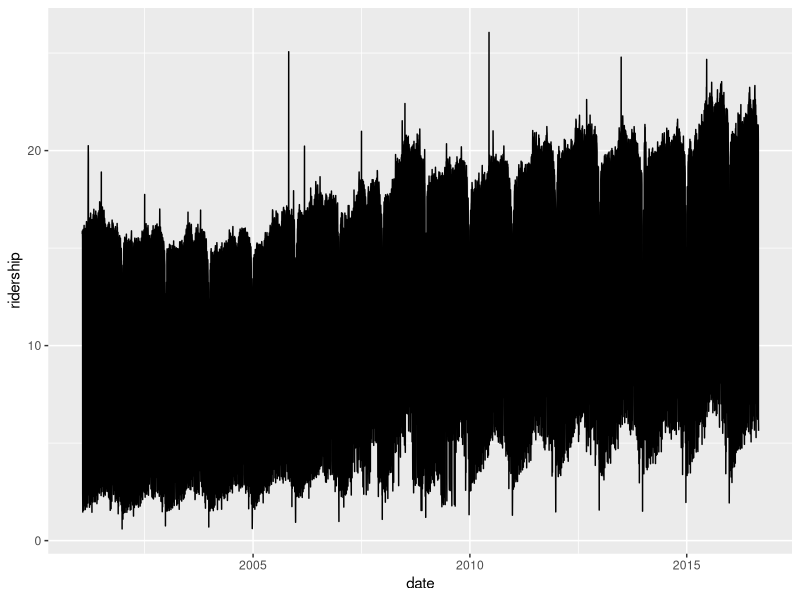
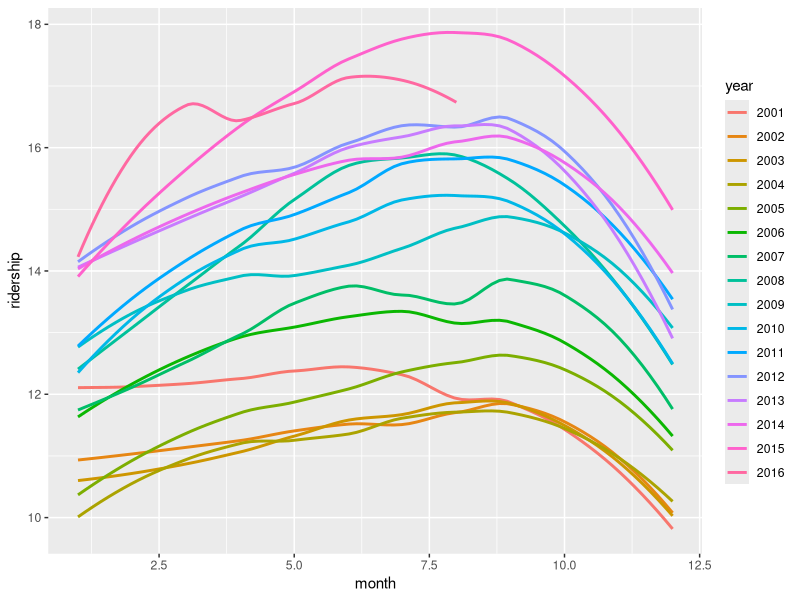

Recreate these plots in R, in order. (Note: this script raises an error after producing the figures.)
## ---- chunk 1
library(tidyverse)
library(modeldata)
library(forecast)
## ---- chunk 2
data("Chicago")
Chicago %>% 
  glimpse()
## ---- chunk 3
library(lubridate)
#Need to clean up and evaluate the timeseries components 
Chicago %>% 
  select(ridership, date) %>% 
  ggplot(aes(x = date, y = ridership)) + 
  geom_line()
## ---- chunk 4
Chicago <- Chicago %>% 
  select(ridership, date) 
Chicago %>% 
  mutate(month_name = month.abb[month(date)],
         month = month(date),
         year = year(date)) %>% 
  mutate(year = as.factor(year)) %>% 
  ggplot(aes(x = month, y = ridership, color = year)) + geom_smooth(se = FALSE)
## ---- chunk 5
Chicago %>% 
  ts() %>% 
  mstl() %>% 
  autoplot()
## ---- chunk 6
Chicago %>% 
  select(ridership) %>% 
  ts() %>% 
  ggtsdisplay()
## ---- chunk 7
#We suspect this data is non-stationary so we will try using differencing
Chicago %>% 
  mutate(ridership_daily_change = ridership - lag(ridership, 1)) %>% 
  ggplot(aes(x = date, y = ridership_daily_change)) + geom_line()
## ---- chunk 8
Chicago <- Chicago %>% 
  mutate(ridership_daily_change = ridership - lag(ridership, 1)) 
Chicago %>% 
  select(ridership_daily_change) %>% 
  ts() %>% 
  ggtsdisplay()
## ---- chunk 9
Chicago %>% 
  select(ridership_daily_change) %>% 
  ts() %>% 
  mstl() %>% 
  autoplot()
## ---- chunk 10
Chicago %>% 
  select(ridership_daily_change) %>% 
  ts() %>% 
  auto.arima() %>% 
  forecast(h = 20) %>% 
  autoplot()
## ---- chunk 11
Chicago %>% 
  select(ridership_daily_change) %>% 
  ts() %>% 
  ets() %>% 
  forecast() %>% 
  autoplot()
## ---- chunk 12
data("drinks")
drinks <- drinks %>% 
  rename("sales" = 2)
drinks %>% 
  select(sales) %>% 
  ts() %>% 
  ggtsdisplay()
## ---- chunk 13
drinks %>% 
  select(sales) %>% 
  ts() %>% 
  mstl() %>% 
  autoplot()
## ---- chunk 14
drinks %>% 
  select(sales) %>% 
  ts() %>% 
  auto.arima() %>% 
  forecast(h = 3) %>% 
  autoplot()
## ---- chunk 15
drinks %>% 
  mutate(log10sales = log10(sales)) %>% 
  gather(key = "key", value = "value", -date) %>% 
  ggplot(aes(x = date, y = value, color = key)) + 
  geom_line() + 
  facet_wrap(~key, scales = "free_y")
## ---- chunk 16
regular_arima <- drinks %>% 
  select(sales) %>% 
  ts() %>% 
  auto.arima()
## ---- chunk 17
logged_arima <- drinks %>% 
  select(sales) %>% 
  mutate(sales = log10(sales)) %>% 
  ts() %>% 
  auto.arima()
## ---- chunk 18
regular_arima
## ---- chunk 19
logged_arima
## ---- chunk 20
library(broom)
model_data <- drinks %>% 
  mutate(time = row_number()) 
## ---- chunk 21
linear_forecast <- model_data %>% 
  mutate(month = month.abb[month(date)]) %>% 
  select(time, month, sales) %>% 
  lm(sales ~ time + month, data = .) 
## ---- chunk 22
#Looking at the residuals 
augment(linear_forecast) %>% 
  ggplot(aes(x = time, y = .std.resid)) + geom_point()
## ---- chunk 23
model_data_with_resid <-  model_data %>% 
  mutate(month = month.abb[month(date)]) %>% 
  select(time, month, sales) %>% 
  left_join(augment(linear_forecast) %>% 
  select(time, "residuals" = .std.resid),
  by = c("time" = "time")) %>% 
  mutate(lagged_residuals = lag(residuals, 1)) %>% 
  drop_na()
linear_forecast_with_resid <- lm(sales ~ time + month + lagged_residuals, data = model_data_with_resid)
## ---- chunk 24
#Charts show a small dif between models
linear_forecast_with_resid %>% glance() %>% 
  mutate(model  = "resid") %>% 
  rbind(linear_forecast %>% glance() %>% 
  mutate(model  = "no resid")) %>% 
  gather(key = "key", value = "value", -model) %>% 
  ggplot(aes(x = model, y = value, fill = model)) + geom_col() + facet_wrap(~key, scales = "free")
## ---- chunk 25
linear_forecast_with_resid %>% glance() %>% 
  mutate(model  = "resid") %>% 
  rbind(linear_forecast %>% glance() %>% 
  mutate(model  = "no resid")) 
## ---- chunk 26
#Lets add a tranformation 
log_linear_forecast_with_resid <- lm(log(sales, 10) ~ time + month + lagged_residuals, data = model_data_with_resid)
## ---- chunk 27
log_linear_forecast_with_resid %>% 
  augment() %>% 
  rename("sales" = 1) %>% 
  mutate(sales = 10^sales,
         .fitted = 10^.fitted) %>% 
  mutate(error = abs(sales- .fitted)) %>% 
  summarise(mae = mean(error))
## ---- chunk 28
linear_forecast_with_resid %>% augment() %>% 
  mutate(error = abs(sales - .fitted)) %>% 
  summarise(mae = mean(error))
